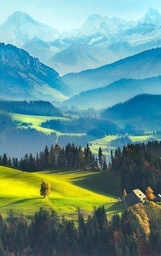
#> input picture ColorNN_p4/mountains.jpg, 161 x 256 px, shrunk from 471 x 750 before the run
$ python improved.py
#> lines starting #> are read from the running program, lines starting #| are printed output that depends on the picture
### ColorNN_p4/gray.py
import numpy as np
import matplotlib.pyplot as plt

def color_to_gray(img_path):
	clr_img = plt.imread(img_path)
	flat_img = np.array(clr_img.reshape(-1, 3))
	for pix in range(len(flat_img)):
		r, g, b = flat_img[pix]
		grey = .21 * r + .72 * g + .07 * b
		flat_img[pix] = grey
	return flat_img.reshape(clr_img.shape)

### ColorNN_p4/gradient.py
import numpy as np
import math
import warnings

warnings.filterwarnings("error")

def w_tplus(w, x, y, alpha):
	return w - alpha * dL(w, x, y)

def dL(w, x, y):
	dot = np.dot(w, x)
	sig = sigmoid(dot)
	return (2)*(y + .5 - (sig))*(-1)*(sig)*(1 - sig)*x

def sigmoid(z):
	coeff = None
	try:
		coeff = math.e**(-z)
	except:
		if z > 0:
			return 1
		if z < 0:
			return 0
	return 1 / (1 + coeff)

def L(w, x, y):
	dot = np.dot(w, x)
	return abs(y + .5 - (sigmoid(dot)))

# [8 lines left out: function quad, not called in this run]

### ColorNN_p4/patch.py
import numpy as np
import matplotlib.pyplot as plt
import copy
from operator import itemgetter

#returns a list of all patches in left side of image
# [18 lines left out: functions patchify, build_patch, not called in this run]

def build_big_patch(img,r,c):
    x = img[r-2:r+3,c-2:c+3,:]
    return x.reshape(25,3)

#returns indices for six most similar patches
# [53 lines left out: functions similar_patch, color_lookup, lookup_coord, not called in this run]

### ColorNN_p4/improved.py
import gradient as gr
import numpy as np
import matplotlib.pyplot as plt
import patch as p
import gray as g
from numpy.random import default_rng
import math
from PIL import Image
class improved_agent:

        def __init__(self, img_path, alpha):
#> called with img_path = 'mountains.jpg', alpha = 0.1
                self.img_path = img_path
                self.alpha = alpha
                self.rng = default_rng()
                self.clr_img = np.array(plt.imread(self.img_path))
#> self.clr_img is the input picture: shape (256, 161, 3); mean R, G, B 99.2, 145.3, 142.1
                self.gray_img = g.color_to_gray(self.img_path)
#> the loop in color_to_gray, `for pix in range(len(flat_img)):` made 41216 passes
#> (r, g, b, grey) on passes 1 to 3: (185, 234, 238, 224), (185, 234, 238, 224), (186, 235, 240, 225.1)
#> in color_to_gray, `return flat_img.reshape(clr_img.shape)`:
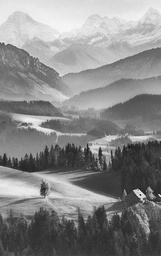
#> returned value: shape (256, 161, 3); min 25, max 247, mean 134.9
                print('Start')
                self.red_model = self.build_model(0)
                self.green_model = self.build_model(1)
                self.blue_model = self.build_model(2)

        def build_model(self, r_g_b_ind):
#> called with r_g_b_ind = 0
                rows, cols, _ = self.clr_img.shape
#> rows = 256; cols = 161
                w_t = np.zeros(51)
                w_tplus = np.full(51, 1)
                i = 1
                L_inc = 0
                losses = []
                chang = []
                time = []
                s = 0
                self.alpha = .1
                iterr = 10000
                while i < iterr and (len(losses)<=1 or losses[-1]>10) and self.alpha > .005:
                        #calculating new weights
                        w_t = np.array(w_tplus)
                        #r = self.rng.integers(1, high=rows-1)
                        #c = self.rng.integers(1, high=(cols // 2))
                        r = self.rng.integers(2, high=rows-2)
                        c = self.rng.integers(2, high=(cols // 2)-1)
                        #print("Chose", r, c)
                        x = p.build_big_patch(self.gray_img, r, c)
                        x = [((np.max(a)) / 255) for a in x ]
                        #x = [(np.array(x).mean() - 128) / 255]
                        #print(x)
                        x.insert(0, 1)
                        #print(x)
                        x = np.array(x)
                        x = np.append(x,x[1:]**2)
                        y = self.clr_img[r][c][r_g_b_ind]
                        y = y / 255
                        #print(w_t)
                        w_tplus = gr.w_tplus(w_t, x, y, self.alpha)
                        #print(w_tplus)
                        #print(w_tplus - w_t)
                        if (w_tplus - w_t).sum() == 0:
                                print("No change")
                        #else:
                        #       print((w_tplus - w_t).sum())
                        #input()

                        #checking loss
                        r = self.rng.integers(2, high=rows-2)
                        c = self.rng.integers(2, high=(cols // 2)-1)
                        x = p.build_big_patch(self.gray_img, r, c)
                        x = [((np.max(a)) / 255) for a in x ]
                        #x = [(np.array(x).mean() - 128) / 255]
                        x.insert(0, 1)
                        x = np.array(x)
                        x = np.append(x,x[1:]**2)
                        y = self.clr_img[r][c][r_g_b_ind]
                        y = y / 255
                        #old_loss = gr.L(w_t, x, y)
                        new_loss = gr.L(w_tplus, x, y)
                        s += new_loss
                        if i % (5000) == 0:
                                if len(losses) > 2 and abs(losses[-1]-losses[-2]) < .5:
                                        self.alpha*=.8
                                        print(self.alpha)
                                s/=5000
                                losses.append(s)
                                s = 0
                                print((losses[-1]))
                                print(w_tplus)
                        if i % 30000 == 0 and i >= 60000:
                                time.append(i / 300000)
                                chang.append(losses[-1])
                                #plt.scatter(time, chang)
                                #plt.show()
                        i += 1
#> this loop made 9999 passes
#> (y, new_loss) on passes 1 to 3: (0.863, 0.363), (0.38, 0.12), (0.749, 0.249)
                        #print("Iteration", i, "complete.")
                print("Done building model", r_g_b_ind)
                #input()
                return w_tplus

        def run(self):
                rows, cols, _ = self.clr_img.shape
                div_line = cols // 2
                for row in range(rows):
                        if row == 0 or row == 1 or row == rows-2 or row == rows-1:
                                continue
                        col = div_line+5
                        while col < cols - 5:
                                try:
                                        x = p.build_big_patch(self.gray_img, row, col)
                                except:
                                        print([row,col])
                                        input()
                                x = [(np.max(a))/255 for a in x ]
                                x.insert(0, 1)
                                x = np.array(x)
                                x = np.append(x,x[1:]**2)
                                r = int(round(gr.sigmoid(np.dot(self.red_model, x))*255))
                                g = int(round(gr.sigmoid(np.dot(self.green_model, x))*255))
                                b = int(round(gr.sigmoid(np.dot(self.blue_model, x))*255))
                                #print([r,g,b])
                                #input()
                                self.clr_img[row][col]= np.array([r,g,b])
                                col += 1
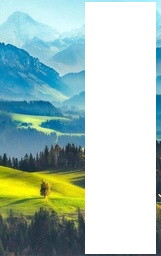
#> self.clr_img: shape (256, 161, 3); mean R, G, B 171.3, 196.4, 190.1
                                #print("Colored pixel", row, ",", col)
                        #print("Progress", row / rows)
                plt.imsave("imp_mount.jpg", self.clr_img)
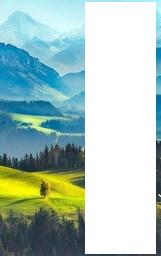
#> saved as imp_mount.jpg: shape (256, 161, 3); mean R, G, B 171.1, 196.2, 189.7
                plt.imshow(self.clr_img)
                plt.show()
                return self.clr_img


impr_agent = improved_agent("mountains.jpg", .1)
impr_agent.run()

$ run again, with ColorNN_p4/clust_mount.jpg copied over ColorNN_p4/mountains.jpg
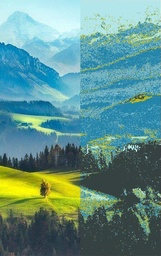
#> input picture ColorNN_p4/clust_mount.jpg, 161 x 256 px, shrunk from 471 x 750 before the run
#> in __init__, self.clr_img is the input picture: shape (256, 161, 3); mean R, G, B 97.7, 143.8, 138.6
#> the loop in color_to_gray, `for pix in range(len(flat_img)):` made 41216 passes
#> (r, g, b, grey) on passes 1 to 3: (186, 234, 244, 224.6), (186, 234, 244, 224.6), (186, 235, 242, 225.2)
#> in color_to_gray, `return flat_img.reshape(clr_img.shape)`:
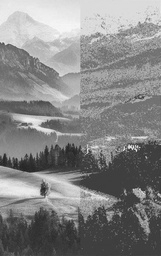
#> returned value: shape (256, 161, 3); min 30, max 247, mean 133.2
#> the loop in build_model, `while i < iterr and (len(losses)<=1 or losses[-1]>10) and self.alpha >..` made 9999 passes
#> (y, new_loss) on passes 1 to 3: (0.659, 0.159), (0.498, 0.00196), (0.176, 0.324)
#> after the loop in run, `for row in range(rows):`:
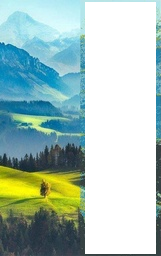
#> self.clr_img: shape (256, 161, 3); mean R, G, B 171.1, 196.2, 189.8
